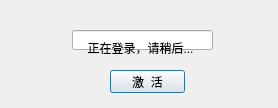
<?xml version="1.0" encoding="UTF-8"?>
<ui version="4.0">
 <class>Dialog</class>
 <widget class="QDialog" name="Dialog">
  <property name="geometry">
   <rect>
    <x>0</x>
    <y>0</y>
    <width>278</width>
    <height>108</height>
   </rect>
  </property>
  <property name="windowTitle">
   <string>激活码</string>
  </property>
  <widget class="QLineEdit" name="lineEdit">
   <property name="geometry">
    <rect>
     <x>72</x>
     <y>30</y>
     <width>141</width>
     <height>20</height>
    </rect>
   </property>
  </widget>
  <widget class="QPushButton" name="pushButton">
   <property name="geometry">
    <rect>
     <x>110</x>
     <y>70</y>
     <width>75</width>
     <height>23</height>
    </rect>
   </property>
   <property name="text">
    <string>激  活</string>
   </property>
  </widget>
  <widget class="QLabel" name="loginTips">
   <property name="geometry">
    <rect>
     <x>70</x>
     <y>40</y>
     <width>141</width>
     <height>16</height>
    </rect>
   </property>
   <property name="text">
    <string>正在登录，请稍后...</string>
   </property>
   <property name="alignment">
    <set>Qt::AlignCenter</set>
   </property>
  </widget>
 </widget>
 <resources/>
 <connections/>
</ui>
